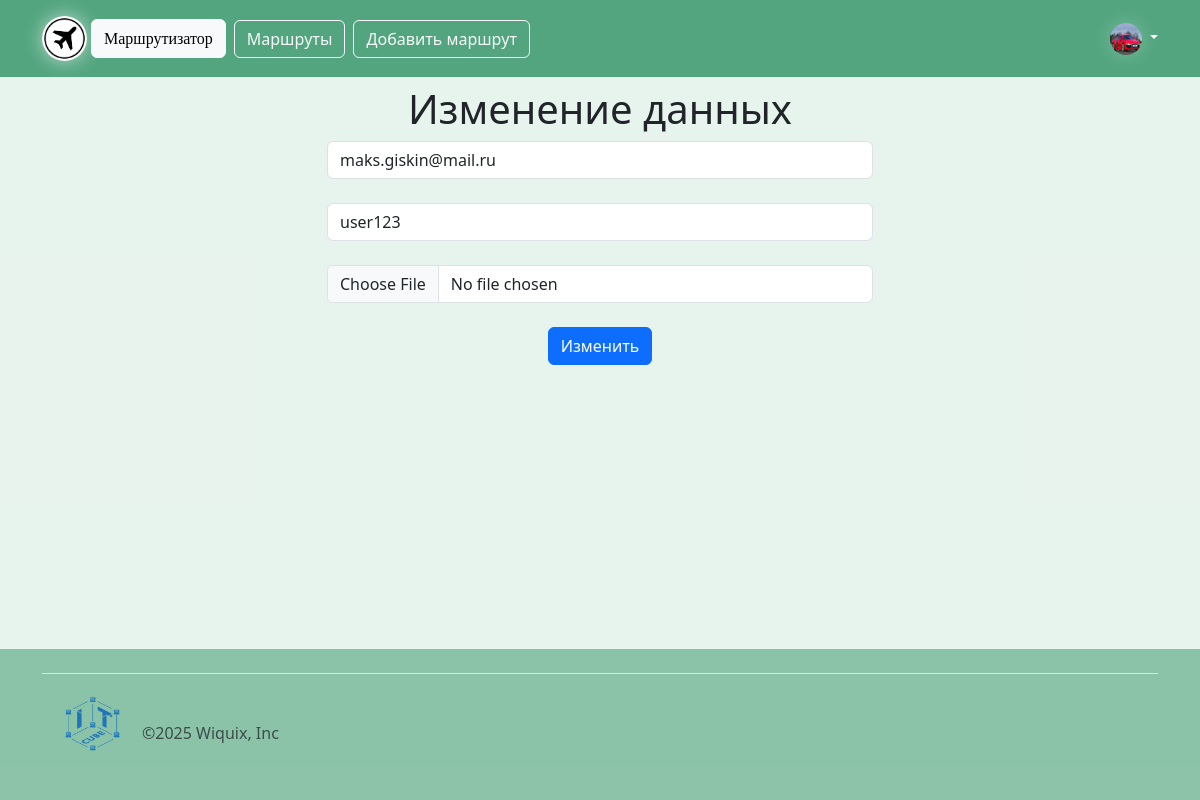
Screenshot of /edit_data/2 (signed in) with the database file from the repository.
### instance/DataBase.py (models this page shows)
class Users(db.Model, UserMixin):
    id = db.Column(db.Integer, primary_key=True)
    email = db.Column(db.String, unique=True)
    username = db.Column(db.String, unique=True)
    password = db.Column(db.String, nullable=False)
    ava = db.Column(db.String, nullable=False)
    admin = db.Column(db.Integer)
    verified = db.Column(db.Integer)

### main.py (the view, shortened to what this page needs)
@app.route('/edit_data/<int:id>', methods=["POST", "GET"])
@limiter.limit("5 per 20 seconds")
def edit_data(id):
    user = Users.query.filter_by(id=id).first()
    if current_user.is_authenticated and (current_user.id == user.id or current_user.admin == 1):
        if request.method == "GET":
            return render_template("edit_data.html", user=user)
    else:
        flash('Нет доступа', "danger")
        return redirect('/')

### main.py (called while the page is built)
@manager.user_loader
def load_user(user_id):
    return Users.query.get(user_id)

### templates/edit_data.html (shortened to what this page needs)
{% extends 'base.html' %}
{% block main %}
<section class="text-center container">
    <div class="col-lg-6 col-md-8 mx-auto">
        <h1>Изменение данных</h1>
        <form class="needs-validation" method="post" enctype="multipart/form-data">
            <input type="email" name="email" id="email" class="form-control" placeholder="Введите почту"
                   required="" value="{{ user.email }}"><br>
            <input type="text" name="username" id="username" class="form-control" placeholder="Введите логин"
                   required="" value="{{ user.username }}"><br>
            <input type="file" class="form-control" name="file" placeholder="Выберите аватарку" required=""><br>
            <input type="submit" class="btn btn-primary" value="Изменить">
        </form>
    </div>
</section>
{% endblock %}

### templates/base.html (shortened to what this page needs)
<!doctype html>
<html lang="ru">
  <head>
    <link href="https://cdn.jsdelivr.net/npm/bootstrap@5.3.0-alpha1/dist/css/bootstrap.min.css" rel="stylesheet">
    <link href="https://getbootstrap.com/docs/5.3/assets/css/docs.css" rel="stylesheet">
  </head>
  <body class="d-flex flex-column min-vh-100">
  <header class="p-3 text-bg-success bg-opacity-75">
    <div class="container">
      <div class="d-flex flex-wrap align-items-center justify-content-center justify-content-lg-start">
        <a href="/"><img src="/static/ico/main.ico" width="45" height="45" class="rounded-circle md" style="box-shadow:0px 0px 19px rgb(255 255 255 / 60%)"></a>
        <a href="/" class="btn btn-light mx-1"><font face="Franklin Gothic Medium" class="main-name">Маршрутизатор</font></a>
        <ul class="nav col-12 col-lg-auto me-lg-auto mb-2 justify-content-center mb-md-0">
          <li><a href="/all_routes/def" class="btn btn-outline-light mx-1">Маршруты</a></li>
          {% if current_user.is_authenticated %}
          <li><a href="/add_route" class="btn btn-outline-light mx-1">Добавить маршрут</a></li>
          {% endif %}
        </ul>
        {% if current_user.is_authenticated %}
          <div class="dropdown text-end">
            <a href="#" class="d-block link-light text-decoration-none dropdown-toggle" data-bs-toggle="dropdown" aria-expanded="false">
              <img src="/static/img/{{ current_user.ava }}" alt="ава" width="32" height="32" class="rounded-circle" style="box-shadow:0px 0px 19px rgb(255 255 255 / 25%)">
            </a>
          </div>
        {% else %}
          <div class="btn-group">
            <a href="/sign-up" class="btn text-white" style="background-color: #00BC00">Зарегистрироваться</a>
            <a href="/login" class="btn btn btn-light text-primary" style="border: 1px solid #FFFFFF">Войти</a>
          </div>
        {% endif %}
      </div>
    </div>
  </header>
<main class="flex-grow-1 bg-success p-2 text-dark bg-opacity-10">
    <div class="container">
        {% block main %}{% endblock %}
    </div>
</main>
<div class="bg-success bg-opacity-50 w-100 p-0">
  <div class="container">
    <footer class="d-flex flex-wrap justify-content-between align-items-center py-3 my-4 border-top">
      <div class="col-md-4 d-flex align-items-center">
        <img src="/static/ico/it-cube.png" height="70px" width="100px">
        <span class="mb-3 mt-3 mb-md-0 text-muted"> ©2025 Wiquix, Inc </span>
      </div>
    </footer>
  </div>
</div>
  </body>
</html>

### rows the page displays
Users: ava (picture)
Users: email "maks.giskin@mail.ru", username "user123"
